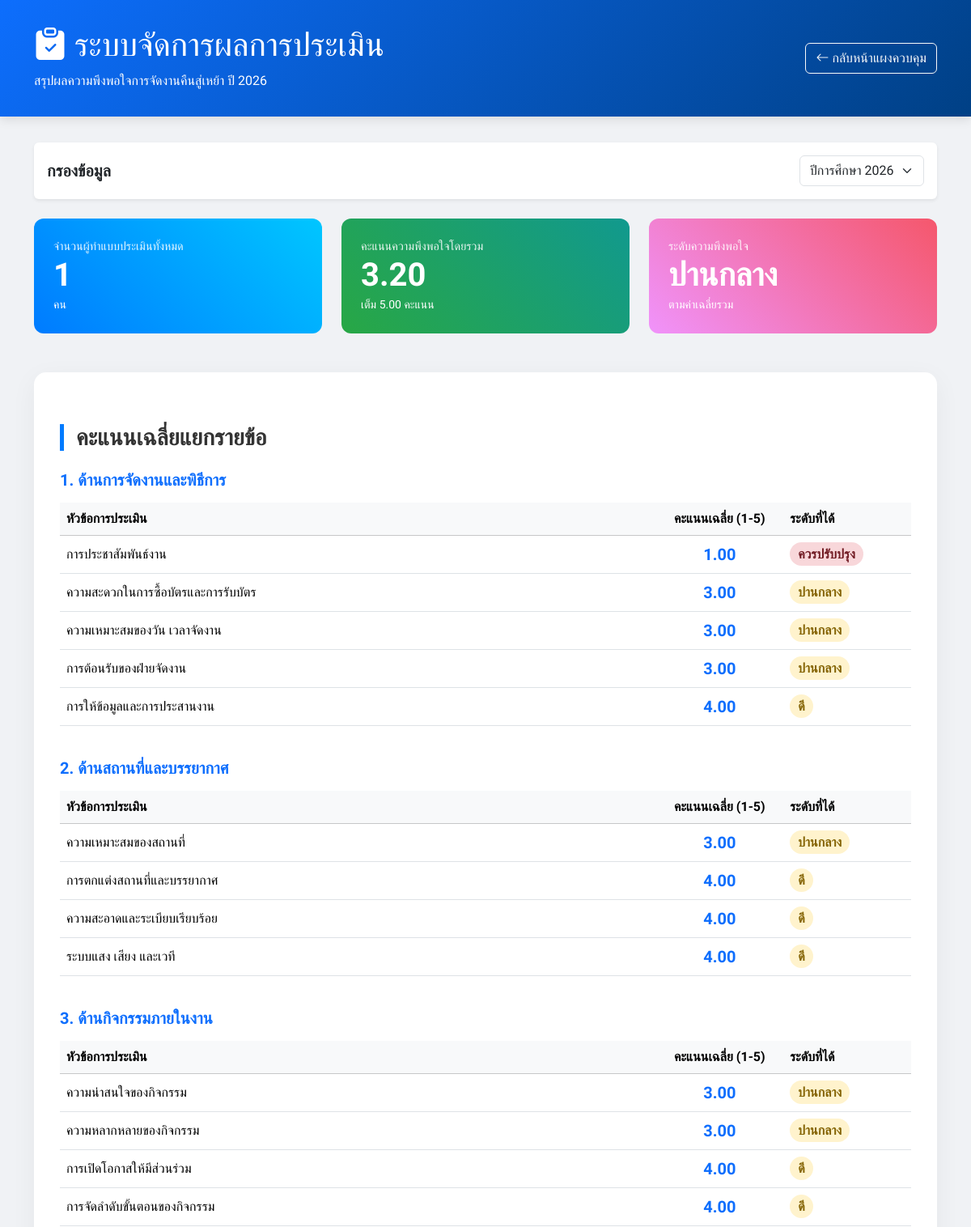
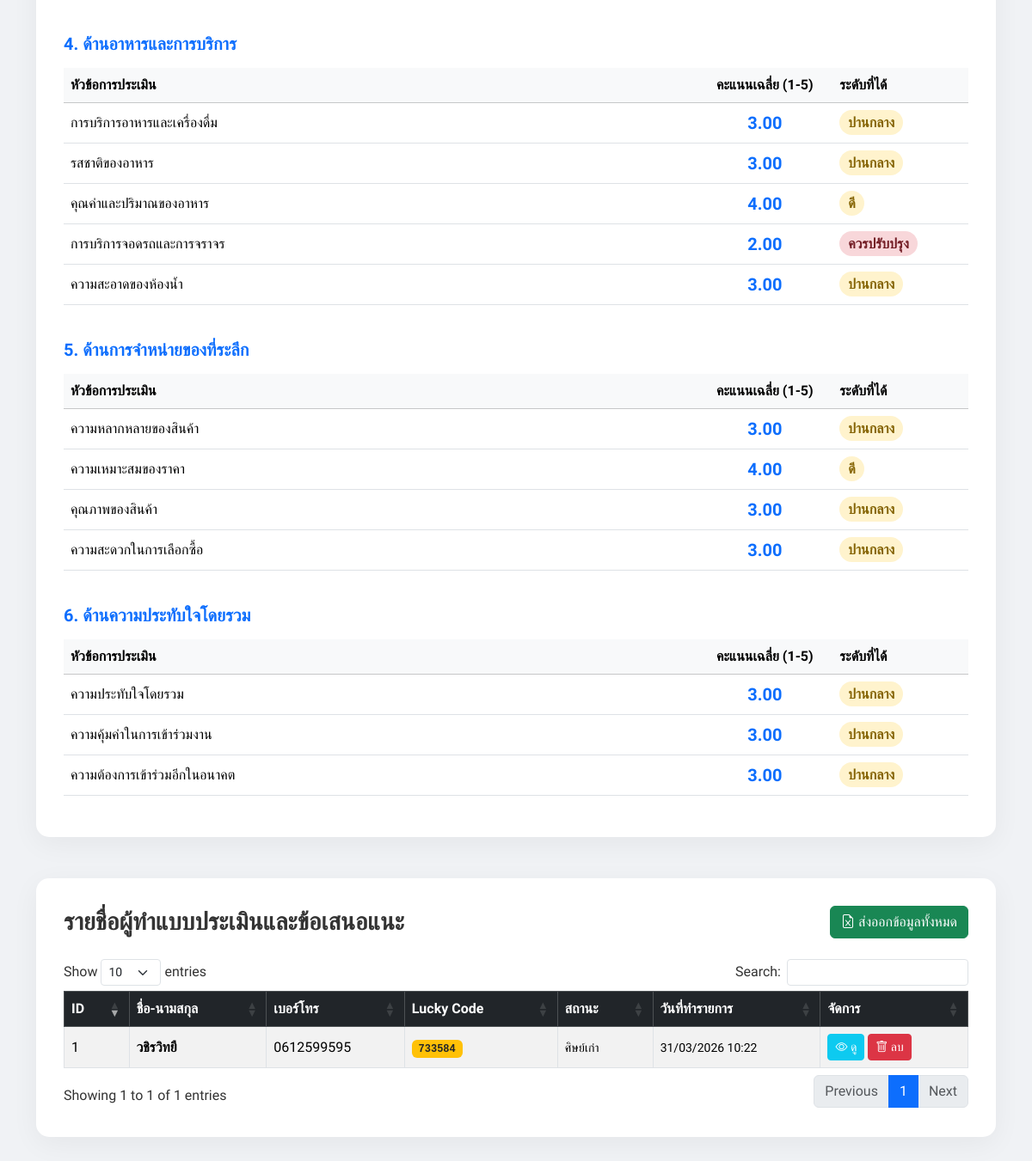
Screenshot of /admin_evaluations.php (signed in) with the database file from the repository (2 pictures, top to bottom).
### tables this page shows
CREATE TABLE `system_settings` (
  `setting_key` varchar(50) NOT NULL,
  `setting_value` varchar(255) NOT NULL
);

CREATE TABLE `tb_evaluations` (
  `id` int(11) NOT NULL,
  `full_name` varchar(255) NOT NULL,
  `phone` varchar(20) NOT NULL,
  `lucky_code` varchar(6) DEFAULT NULL,
  `event_year` int(11) DEFAULT 2025,
  `enroll_year` varchar(50) DEFAULT NULL,
  `grad_level` varchar(100) DEFAULT NULL,
  `gender` varchar(50) DEFAULT NULL,
  `age_range` varchar(50) DEFAULT NULL,
  `grad_school` varchar(100) DEFAULT NULL,
  `user_status` varchar(255) DEFAULT NULL,
  `user_status_other` varchar(255) DEFAULT NULL,
  `occupation` varchar(255) DEFAULT NULL,
  `occupation_other` varchar(255) DEFAULT NULL,
  `info_source` varchar(255) DEFAULT NULL,
  `q1_1` tinyint(4) DEFAULT NULL,
  `q1_2` tinyint(4) DEFAULT NULL,
  `q1_3` tinyint(4) DEFAULT NULL,
  `q1_4` tinyint(4) DEFAULT NULL,
  `q1_5` tinyint(4) DEFAULT NULL,
  `q2_1` tinyint(4) DEFAULT NULL,
  `q2_2` tinyint(4) DEFAULT NULL,
  `q2_3` tinyint(4) DEFAULT NULL,
  `q2_4` tinyint(4) DEFAULT NULL,
  `q3_1` tinyint(4) DEFAULT NULL,
  `q3_2` tinyint(4) DEFAULT NULL,
  `q3_3` tinyint(4) DEFAULT NULL,
  `q3_4` tinyint(4) DEFAULT NULL,
  `q4_1` tinyint(4) DEFAULT NULL,
  `q4_2` tinyint(4) DEFAULT NULL,
  `q4_3` tinyint(4) DEFAULT NULL,
  `q4_4` tinyint(4) DEFAULT NULL,
  `q4_5` tinyint(4) DEFAULT NULL,
  `q5_1` tinyint(4) DEFAULT NULL,
  `q5_2` tinyint(4) DEFAULT NULL,
  `q5_3` tinyint(4) DEFAULT NULL,
  `q5_4` tinyint(4) DEFAULT NULL,
  `q6_1` tinyint(4) DEFAULT NULL,
  `q6_2` tinyint(4) DEFAULT NULL,
  `q6_3` tinyint(4) DEFAULT NULL,
  `comment_impress` text DEFAULT NULL,
  `comment_improve` text DEFAULT NULL,
  `comment_more` text DEFAULT NULL,
  `is_winner` tinyint(1) DEFAULT 0,
  `created_at` timestamp NOT NULL DEFAULT current_timestamp(),
  `updated_at` timestamp NOT NULL DEFAULT current_timestamp() ON UPDATE current_timestamp()
);

### admin_evaluations.php (the view, shortened to what this page needs)
<?php
include_once 'api/connectDB.php';
$res_year = $conn->query("SELECT setting_value FROM system_settings WHERE setting_key = 'current_event_year'");
$event_year = ($res_year && $res_year->num_rows > 0) ? (int)$res_year->fetch_assoc()['setting_value'] : 2025;
$years_res = $conn->query("SELECT DISTINCT event_year FROM tb_evaluations ORDER BY event_year DESC");
$years = [];
while($y = $years_res->fetch_assoc()) $years[] = $y['event_year'];
$filter_year = isset($_GET['year']) ? (int)$_GET['year'] : $event_year;
$stats = [];
$total_evals = 0;
$q_fields = [
    'q1_1', 'q1_2', 'q1_3', 'q1_4', 'q1_5',
    'q2_1', 'q2_2', 'q2_3', 'q2_4',
    'q3_1', 'q3_2', 'q3_3', 'q3_4',
    'q4_1', 'q4_2', 'q4_3', 'q4_4', 'q4_5',
    'q5_1', 'q5_2', 'q5_3', 'q5_4',
    'q6_1', 'q6_2', 'q6_3'
];
$sql_avg = "SELECT COUNT(*) as total_count";
foreach($q_fields as $f) {
    $sql_avg .= ", AVG($f) as avg_$f";
}
$sql_avg .= " FROM tb_evaluations WHERE event_year = $filter_year";
$avg_res = $conn->query($sql_avg);
if ($avg_res) {
    $stats = $avg_res->fetch_assoc();
    $total_evals = $stats['total_count'];
}
$q_texts = [
    "q1_1" => "การประชาสัมพันธ์งาน", "q1_2" => "ความสะดวกในการซื้อบัตรและการรับบัตร", "q1_3" => "ความเหมาะสมของวัน เวลาจัดงาน", "q1_4" => "การต้อนรับของฝ่ายจัดงาน", "q1_5" => "การให้ข้อมูลและการประสานงาน",
    "q2_1" => "ความเหมาะสมของสถานที่", "q2_2" => "การตกแต่งสถานที่และบรรยากาศ", "q2_3" => "ความสะอาดและระเบียบเรียบร้อย", "q2_4" => "ระบบแสง เสียง และเวที",
    "q3_1" => "ความน่าสนใจของกิจกรรม", "q3_2" => "ความหลากหลายของกิจกรรม", "q3_3" => "การเปิดโอกาสให้มีส่วนร่วม", "q3_4" => "การจัดลำดับขั้นตอนของกิจกรรม",
    "q4_1" => "การบริการอาหารและเครื่องดื่ม", "q4_2" => "รสชาติของอาหาร", "q4_3" => "คุณค่าและปริมาณของอาหาร", "q4_4" => "การบริการจอดรถและการจราจร", "q4_5" => "ความสะอาดของห้องน้ำ",
    "q5_1" => "ความหลากหลายของสินค้า", "q5_2" => "ความเหมาะสมของราคา", "q5_3" => "คุณภาพของสินค้า", "q5_4" => "ความสะดวกในการเลือกซื้อ",
    "q6_1" => "ความประทับใจโดยรวม", "q6_2" => "ความคุ้มค่าในการเข้าร่วมงาน", "q6_3" => "ความต้องการเข้าร่วมอีกในอนาคต"
];
$sections = [
    "1. ด้านการจัดงานและพิธีการ" => ["q1_1", "q1_2", "q1_3", "q1_4", "q1_5"],
    "2. ด้านสถานที่และบรรยากาศ" => ["q2_1", "q2_2", "q2_3", "q2_4"],
    "3. ด้านกิจกรรมภายในงาน" => ["q3_1", "q3_2", "q3_3", "q3_4"],
    "4. ด้านอาหารและการบริการ" => ["q4_1", "q4_2", "q4_3", "q4_4", "q4_5"],
    "5. ด้านการจำหน่ายของที่ระลึก" => ["q5_1", "q5_2", "q5_3", "q5_4"],
    "6. ด้านความประทับใจโดยรวม" => ["q6_1", "q6_2", "q6_3"]
];
$all_evals_sql = "SELECT id, full_name, phone, lucky_code, user_status, occupation, created_at, comment_impress, comment_improve, comment_more FROM tb_evaluations WHERE event_year = $filter_year ORDER BY created_at DESC";
$all_evals_res = $conn->query($all_evals_sql);
?>
<!DOCTYPE html>
<html lang="th">
<head>
    <link href="https://cdn.jsdelivr.net/npm/bootstrap@5.3.3/dist/css/bootstrap.min.css" rel="stylesheet">
    <link rel="stylesheet" href="https://cdn.jsdelivr.net/npm/bootstrap-icons@1.11.3/font/bootstrap-icons.min.css">
    <link rel="stylesheet" href="https://cdn.datatables.net/1.11.5/css/dataTables.bootstrap5.min.css">
</head>
<body>
<header class="header-banner">
    <div class="container d-flex justify-content-between align-items-center">
        <div>
            <h1><i class="bi bi-clipboard-check-fill"></i> ระบบจัดการผลการประเมิน</h1>
            <p class="mb-0">สรุปผลความพึงพอใจการจัดงานคืนสู่เหย้า ปี <?php echo $filter_year; ?></p>
        </div>
        <div>
            <a href="admin.php" class="btn btn-outline-light"><i class="bi bi-arrow-left"></i> กลับหน้าแผงควบคุม</a>
        </div>
    </div>
</header>
<div class="container">
    <div class="card mb-4 border-0 shadow-sm">
        <div class="card-body d-flex justify-content-between align-items-center">
            <h5 class="mb-0 fw-bold">กรองข้อมูล</h5>
            <form action="" method="GET" class="d-flex gap-2">
                <select name="year" class="form-select" onchange="this.form.submit()">
                    <?php foreach($years as $y): ?>
                    <option value="<?php echo $y; ?>" <?php echo $y == $filter_year ? 'selected' : ''; ?>>ปีการศึกษา <?php echo $y; ?></option>
                    <?php endforeach; ?>
                </select>
            </form>
        </div>
    </div>
    <div class="row g-4 mb-5">
        <div class="col-md-4">
            <div class="stat-card bg-gradient-primary">
                <p>จำนวนผู้ทำแบบประเมินทั้งหมด</p>
                <h3><?php echo $total_evals; ?></h3>
                <small>คน</small>
            </div>
        </div>
        <div class="col-md-4">
            <?php
            $overall_sum = 0;
            $count = 0;
            foreach($q_fields as $f) {
                if (isset($stats["avg_$f"])) {
                    $overall_sum += (float)$stats["avg_$f"];
                    $count++;
                }
            }
            $overall_avg = $count > 0 ? $overall_sum / $count : 0;
            ?>
            <div class="stat-card bg-gradient-success">
                <p>คะแนนความพึงพอใจโดยรวม</p>
                <h3><?php echo number_format($overall_avg, 2); ?></h3>
                <small>เต็ม 5.00 คะแนน</small>
            </div>
        </div>
        <div class="col-md-4">
            <div class="stat-card bg-gradient-orange">
                <p>ระดับความพึงพอใจ</p>
                <h3>
                    <?php
                    if ($overall_avg >= 4.5) echo "ดีเยี่ยม";
                    else if ($overall_avg >= 3.5) echo "ดี";
                    else if ($overall_avg >= 2.5) echo "ปานกลาง";
                    else echo "ควรปรับปรุง";
                    ?>
                </h3>
                <small>ตามค่าเฉลี่ยรวม</small>
            </div>
        </div>
    </div>
    <div class="main-container">
        <h3 class="section-header">คะแนนเฉลี่ยแยกรายข้อ</h3>
        <?php foreach($sections as $title => $qs): ?>
            <h5 class="mt-4 text-primary fw-bold"><?php echo $title; ?></h5>
            <div class="table-responsive">
                <table class="table table-hover align-middle">
                    <thead class="table-light">
                        <tr>
                            <th style="width: 70%">หัวข้อการประเมิน</th>
                            <th class="text-center">คะแนนเฉลี่ย (1-5)</th>
                            <th style="width: 15%">ระดับที่ได้</th>
                        </tr>
                    </thead>
                    <tbody>
                        <?php foreach($qs as $qid):
                            $avg = (float)($stats["avg_$qid"] ?? 0);
                            $badge_class = "rating-poor";
                            $tag = "ควรปรับปรุง";
                            if ($avg >= 4.5) { $badge_class = "rating-excellent"; $tag = "ดีเยี่ยม"; }
                            else if ($avg >= 3.5) { $badge_class = "rating-good"; $tag = "ดี"; }
                            else if ($avg >= 2.5) { $badge_class = "rating-good"; $tag = "ปานกลาง"; }
                        ?>
                        <tr>
                            <td><?php echo $q_texts[$qid]; ?></td>
                            <td class="text-center fw-bold text-primary fs-5"><?php echo number_format($avg, 2); ?></td>
                            <td><span class="star-rating-badge <?php echo $badge_class; ?>"><?php echo $tag; ?></span></td>
                        </tr>
                        <?php endforeach; ?>
                    </tbody>
                </table>
            </div>
        <?php endforeach; ?>
    </div>
    <div class="main-container">
        <div class="d-flex justify-content-between align-items-center mb-4">
            <h3 class="section-header m-0 border-0 p-0">รายชื่อผู้ทำแบบประเมินและข้อเสนอแนะ</h3>
            <button class="btn btn-success" onclick="exportToExcel()"><i class="bi bi-file-earmark-excel"></i> ส่งออกข้อมูลทั้งหมด</button>
        </div>
        <div class="table-responsive">
            <table class="table table-striped table-bordered align-middle" id="evaluationsTable">
                <thead class="table-dark">
                    <tr>
                        <th>ID</th>
                        <th>ชื่อ-นามสกุล</th>
                        <th>เบอร์โทร</th>
                        <th>Lucky Code</th>
                        <th>สถานะ</th>
                        <th>วันที่ทำรายการ</th>
                        <th>จัดการ</th>
                    </tr>
                </thead>
                <tbody>
                    <?php if ($all_evals_res && $all_evals_res->num_rows > 0): ?>
                        <?php while($row = $all_evals_res->fetch_assoc()): ?>
                        <tr>
                            <td><?php echo $row['id']; ?></td>
                            <td class="fw-bold"><?php echo htmlspecialchars($row['full_name']); ?></td>
                            <td><?php echo htmlspecialchars($row['phone']); ?></td>
                            <td><span class="badge bg-warning text-dark font-monospace"><?php echo $row['lucky_code']; ?></span></td>
                            <td><small><?php echo htmlspecialchars($row['user_status']); ?></small></td>
                            <td><small><?php echo date('d/m/Y H:i', strtotime($row['created_at'])); ?></small></td>
                            <td>
                                <button class="btn btn-info btn-sm text-white" onclick="viewDetails(<?php echo $row['id']; ?>)"><i class="bi bi-eye"></i> ดู</button>
                                <button class="btn btn-danger btn-sm" onclick="deleteEvaluation(<?php echo $row['id']; ?>)"><i class="bi bi-trash"></i> ลบ</button>
                            </td>
                        </tr>
                        <?php endwhile; ?>
                    <?php endif; ?>
                </tbody>
            </table>
        </div>
    </div>
</div>
</body>
</html>

### admin_evaluations.php (style rules this page uses)
body { font-family: 'K2D', sans-serif; background-color: #f0f2f5; color: #333; min-height: 100vh; }
.header-banner { background: linear-gradient(135deg, #0d6efd 0%, #004085 100%); color: white; padding: 2rem 1rem; margin-bottom: 2rem; box-shadow: 0 4px 12px rgba(0,0,0,0.1); }
.main-container { background-color: white; border-radius: 15px; padding: 2rem; box-shadow: 0 8px 32px 0 rgba(0,0,0,0.05); margin-bottom: 3rem; }
.stat-card { border-radius: 12px; padding: 1.5rem; color: white; height: 100%; }
.bg-gradient-primary { background: linear-gradient(45deg, #007bff, #00c6ff); }
.bg-gradient-success { background: linear-gradient(45deg, #28a745, #11998e); }
.bg-gradient-orange { background: linear-gradient(45deg, #f093fb, #f5576c); }
.stat-card h3 { font-weight: 700; font-size: 2.5rem; margin-bottom: 0; }
.stat-card p { font-size: 0.9rem; opacity: 0.9; margin-bottom: 0; }
.section-header { border-left: 5px solid #007bff; padding-left: 15px; margin: 2rem 0 1.5rem 0; color: #333; font-weight: 700; }
.table-responsive { margin-top: 1rem; }
.star-rating-badge { font-weight: 700; padding: 5px 10px; border-radius: 50px; }
.rating-good { background-color: #fff3cd; color: #856404; }
.rating-poor { background-color: #f8d7da; color: #721c24; }

### rows the page displays
system_settings: setting_value "2026", year "ปีการศึกษา 2026"
tb_evaluations: id "1", full_name "วชิรวิทยื", phone "0612599595", lucky_code "733584", user_status "ศิษย์เก่า", created_at "31/03/2026 10:22"

### other values shown
$total_evals "1"
$overall_avg "3.20"
$title "1. ด้านการจัดงานและพิธีการ"
$q_texts[$qid] "การประชาสัมพันธ์งาน"
$avg "1.00"
$tag "ควรปรับปรุง"
$q_texts[$qid] "ความสะดวกในการซื้อบัตรและการรับบัตร"
$avg "3.00"
$tag "ปานกลาง"
$q_texts[$qid] "ความเหมาะสมของวัน เวลาจัดงาน"
$q_texts[$qid] "การต้อนรับของฝ่ายจัดงาน"
$q_texts[$qid] "การให้ข้อมูลและการประสานงาน"
$avg "4.00"
$tag "ดี"
$title "2. ด้านสถานที่และบรรยากาศ"
